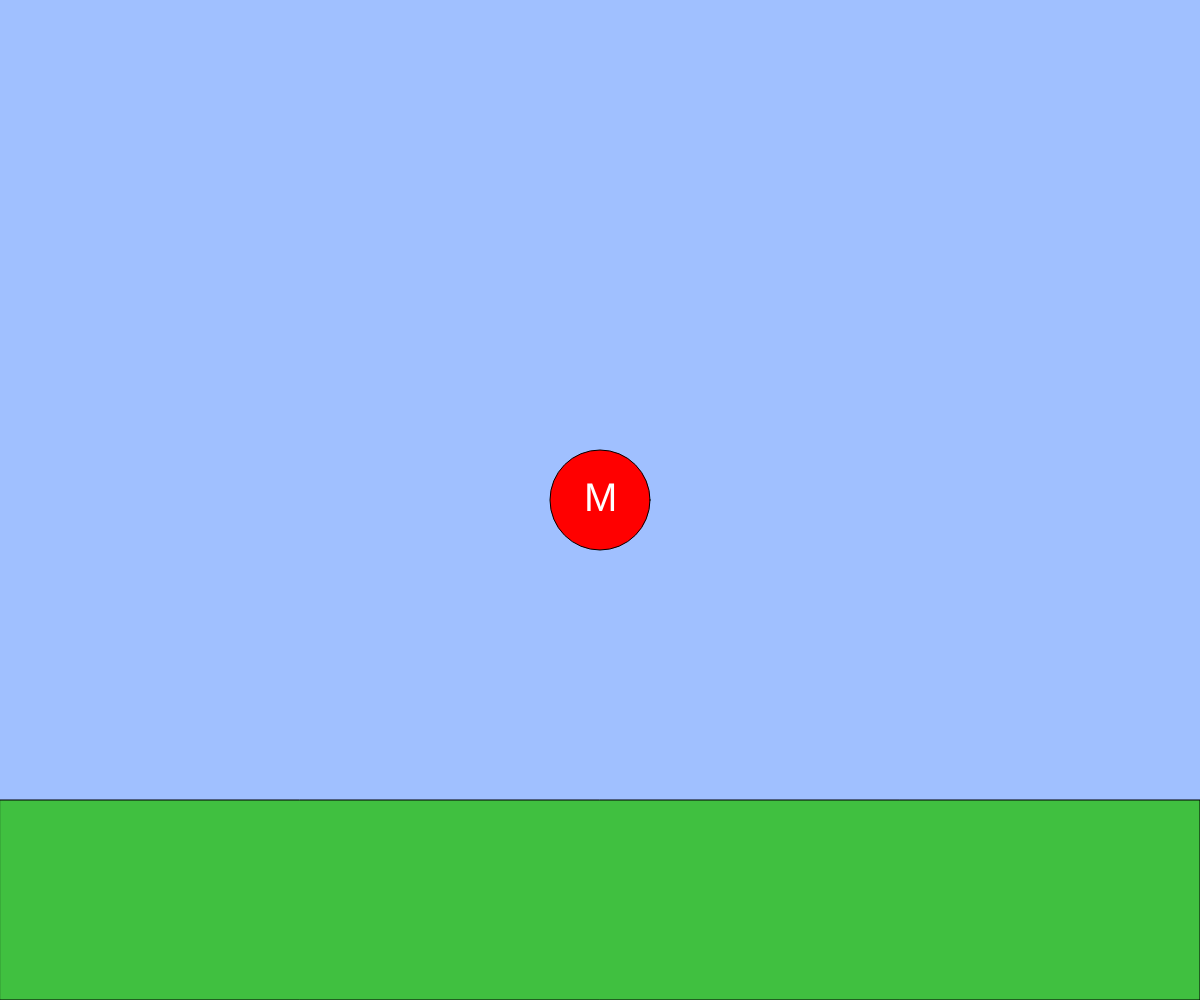
Frame 1 (no input)
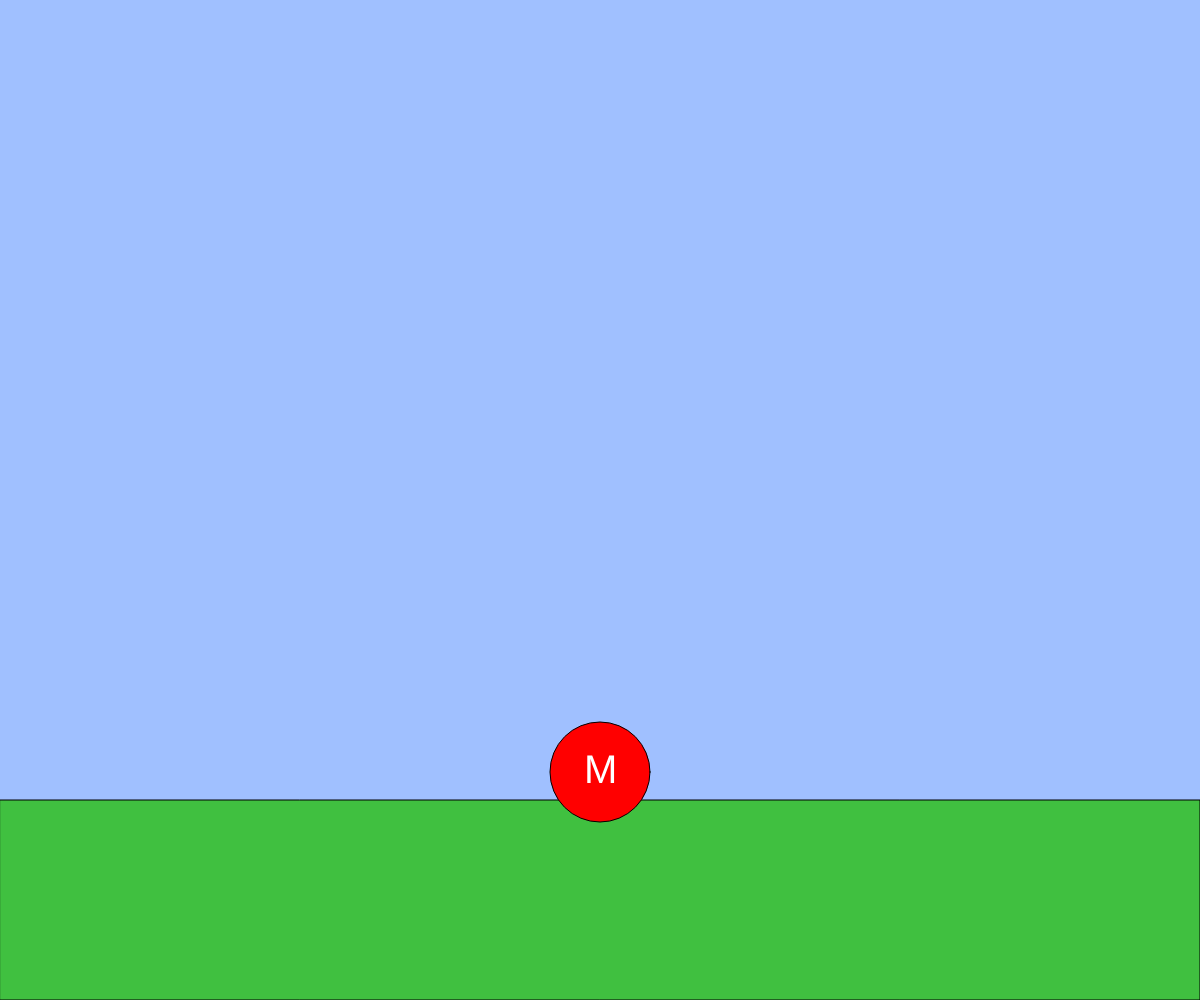
Frame 60 (no input)
Frame 120 (the mouse pressed at the canvas centre since frame 60): identical to frame 60, image omitted

The p5.js sketch that drew these frames (run headless with seeded random() and noise() and a simulated clock; from frame 60 on, the mouse is pressed at the canvas centre):

// p5.js sketch
// ── sketch.js
// 2D アニメーションゲームのようなインタラクション
let x, y;
let vx, vy;
const g = 1;

function setup() {
  createCanvas(windowWidth, windowHeight);
  x = width / 2;
  y = height / 2;
  vx = 0;
  vy = 0;
}

function windowResized() {
  resizeCanvas(windowWidth, windowHeight);
}

function draw() {
  background(160, 192, 255);
  const size = height * 0.1; // キャラクターのサイズ

  // 地面を描く
  const groundY = height * 0.8;
  fill(64, 192, 64);
  rect(0, groundY, width, height - groundY);

  // BLANK[1] キャラクターの左右移動
  if (keyIsDown(LEFT_ARROW)) { x -= 5; }
  if (keyIsDown(RIGHT_ARROW)) { x += 5; }
  if (keyIsDown("A".charCodeAt(0))) {
    if (keyIsDown(LEFT_ARROW)) { x -= 7; }
    if (keyIsDown(RIGHT_ARROW)) { x += 7; }
  }
  // BLANK[2] 重力とジャンプ


  // 速くなりすぎないように制限
  vx = constrain(vx, -20, 20);
  vy = constrain(vy, -20, 20);
  y = constrain(y, 0, groundY - 48);

  // 位置を更新
  x += vx;
  y += vy;
  vy += g;

  if (y > groundY - 48 && keyIsDown("B".charCodeAt(0))) {
    vy = -1 * vy;
  }



  if (x > windowWidth) { x = 0; }
  else if (x < 0) { x = windowWidth; }


  // キャラクターを描く
  fill(255, 0, 0);
  ellipse(x, y, size, size);
  fill(255);
  textSize(40);
  text("M", x - 16, y - 20, size, size);
}
